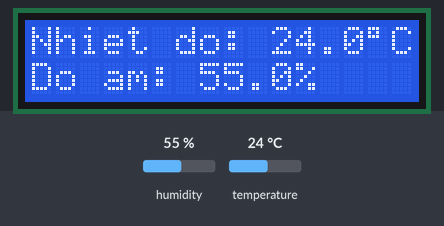
A sketch run on a simulated ESP8266 (NodeMCU). Shown: 16×2 character LCD. Inputs (shaded band) come from the test bench; at power-on: humidity 55 %, temperature 24 °C. WiFi joins after 1.5 s; servers stay silent unless stated; what the sketch prints to the serial monitor is not drawn.

Above: at 5.7 s.
5.8 s: humidity set to 22 %
At 9.8 s:
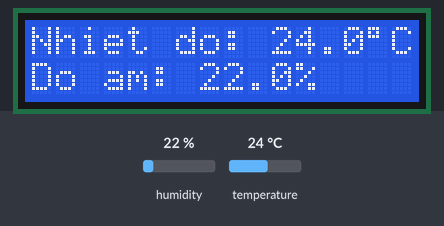
10.1 s: temperature set to 12 °C
At 13.1 s:
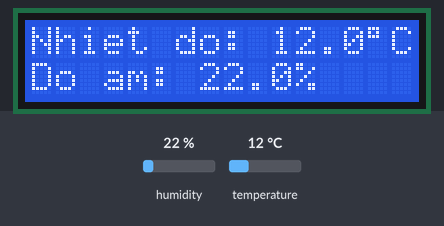
14.1 s: humidity set to 40 %
At 17.3 s:
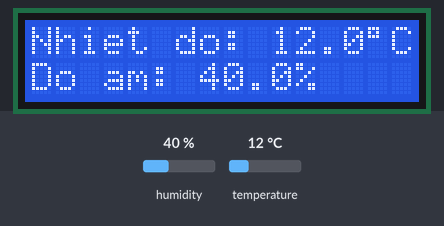
18.1 s: temperature set to 19 °C
At 21.6 s:
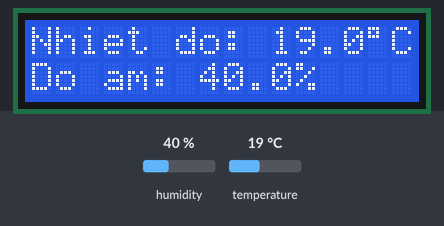
Timing chart, 0 to 23.1 s (numbered marks = the images above; inputs shaded):
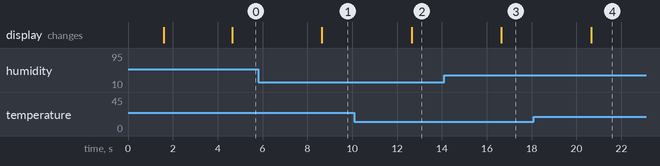

Measured:
- after the input at 5.8 s, the display: changes after 2.8 s (image 1)
- after the input at 10.1 s, the display: changes after 2.5 s (image 2)
- after the input at 14.1 s, the display: changes after 2.5 s (image 3)
- after the input at 18.1 s, the display: changes after 2.5 s (image 4)

The sketch:

DHTT11_lcd.ino
```cpp
#include <Arduino.h>
#include <ESP8266WiFi.h>
#include <ESPAsyncTCP.h>
#include <ESPAsyncWebServer.h>
#include <DHT.h>
#include <Wire.h>
#include <LiquidCrystal_I2C.h>

// WiFi credentials
const char* ssid = "Fw";
const char* password = "191601004";

// DHT setup
#define DHTPIN 12       // D6 (tránh trùng SDA)
#define DHTTYPE DHT11
DHT dht(DHTPIN, DHTTYPE);

// LCD setup
LiquidCrystal_I2C lcd(0x27, 16, 2); // Địa chỉ LCD thường là 0x27 hoặc 0x3F

// Web server
AsyncWebServer server(80);

// Global data
float t = 0.0, h = 0.0;
unsigned long previousMillis = 0;
const long interval = 2000; // 2 giây

// HTML giao diện đơn giản
const char index_html[] PROGMEM = R"rawliteral(
<!DOCTYPE HTML><html>
<head><meta charset="UTF-8"><title>ESP8266 DHT11</title></head>
<body style="text-align:center;font-family:sans-serif;">
  <h2>ESP8266 DHT11 Data</h2>
  <p>Nhiệt độ: <span id="temperature">%TEMPERATURE%</span> &deg;C</p>
  <p>Độ ẩm: <span id="humidity">%HUMIDITY%</span> %</p>
  <script>
    setInterval(() => {
      fetch('/temperature').then(r => r.text()).then(t => document.getElementById("temperature").innerHTML = t);
      fetch('/humidity').then(r => r.text()).then(h => document.getElementById("humidity").innerHTML = h);
    }, 2000);
  </script>
</body>
</html>
)rawliteral";

String processor(const String& var) {
  if (var == "TEMPERATURE") return String(t, 1);
  if (var == "HUMIDITY") return String(h, 1);
  return "";
}

void setup() {
  Serial.begin(115200);
  dht.begin();
  lcd.init();
  lcd.backlight();

  // Kết nối WiFi
  WiFi.begin(ssid, password);
  Serial.print("Đang kết nối WiFi");
  while (WiFi.status() != WL_CONNECTED) {
    delay(500);
    Serial.print(".");
  }
  Serial.println("\nĐã kết nối! IP: ");
  Serial.println(WiFi.localIP());

  // Hiển thị thông báo WiFi lên LCD
  lcd.clear();
  lcd.setCursor(0, 0);
  lcd.print("WiFi connected");
  lcd.setCursor(0, 1);
  lcd.print(WiFi.localIP());
  delay(3000); // Hiển thị trong 3 giây

  // Thiết lập các route cho Web server
  server.on("/", HTTP_GET, [](AsyncWebServerRequest *request){
    request->send_P(200, "text/html", index_html, processor);
  });
  server.on("/temperature", HTTP_GET, [](AsyncWebServerRequest *request){
    request->send(200, "text/plain", String(t, 1));
  });
  server.on("/humidity", HTTP_GET, [](AsyncWebServerRequest *request){
    request->send(200, "text/plain", String(h, 1));
  });

  server.begin();
}

void loop() {
  unsigned long currentMillis = millis();
  if (currentMillis - previousMillis >= interval) {
    previousMillis = currentMillis;

    float newT = dht.readTemperature();
    float newH = dht.readHumidity();

    if (!isnan(newT)) t = newT;
    if (!isnan(newH)) h = newH;

    // In ra Serial
    Serial.printf("T: %.1f°C, H: %.1f%%\n", t, h);

    // Hiển thị LCD
    lcd.clear();
    lcd.setCursor(0, 0);
    lcd.print("Nhiet do: ");
    lcd.print(t, 1);
    lcd.print((char)223); // ký tự độ °
    lcd.print("C");

    lcd.setCursor(0, 1);
    lcd.print("Do am: ");
    lcd.print(h, 1);
    lcd.print("%");
  }
}
```
